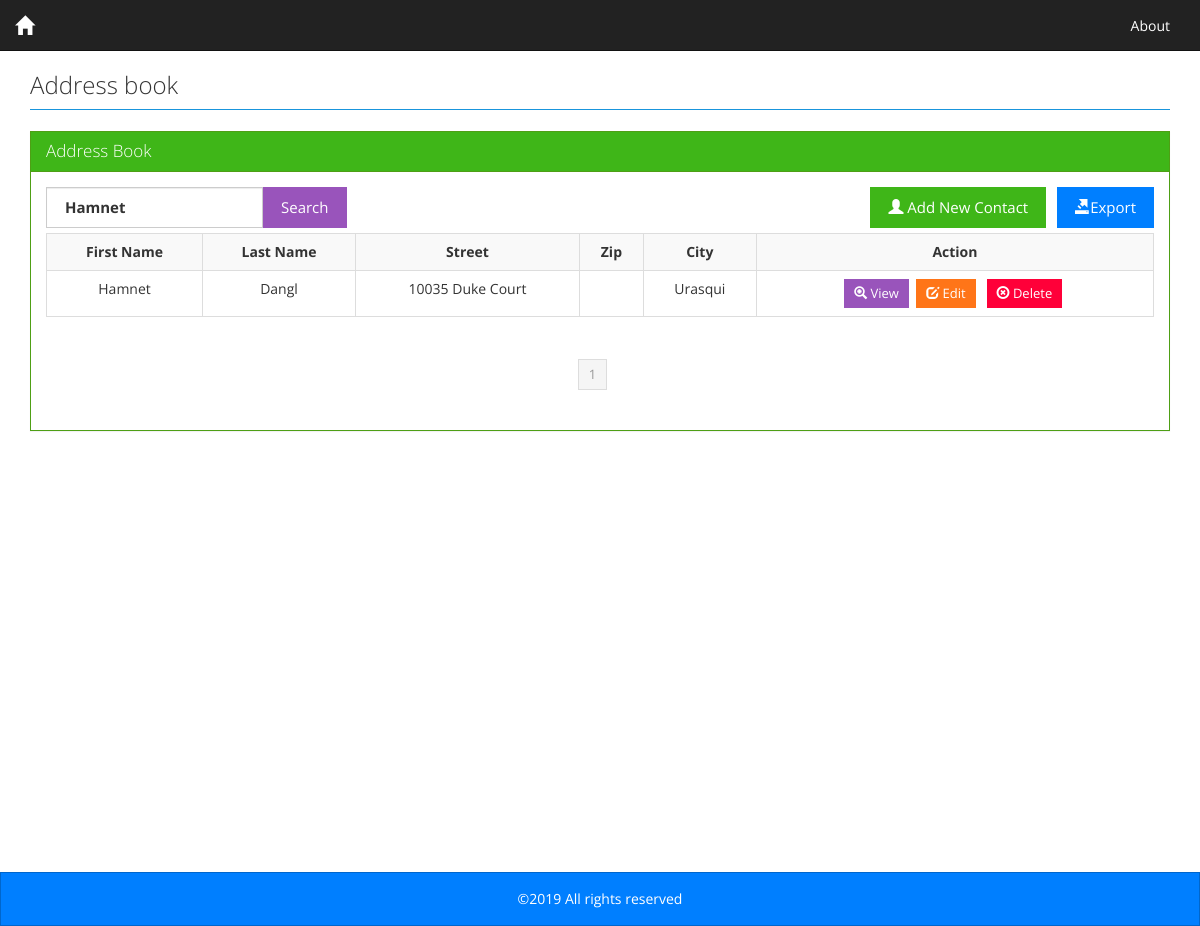
/index.php?keyword=Hamnet, run on the app's committed database.
### tables this page shows
CREATE TABLE `contacts` (
  `id` int(11) NOT NULL AUTO_INCREMENT,
  `first_name` varchar(255) NOT NULL,
  `last_name` varchar(255) NOT NULL,
  `street` varchar(255) DEFAULT NULL,
  `zip` varchar(255) DEFAULT NULL,
  `city` varchar(255) DEFAULT NULL,
  PRIMARY KEY (`id`)
);

### index.php (the view, shortened to what this page needs)
<?php
require_once './config.php';
include './header.php';
if (!(isset($_GET['pagenum']))) {
  $pagenum = 1;
} else {
  $pagenum = $_GET['pagenum'];
}
$page_limit = ($_GET["show"] <> "" && is_numeric($_GET["show"])) ? $_GET["show"] : 8;
try {
  $keyword = trim($_GET["keyword"]);
  if ($keyword <> "") {
    $sql = "SELECT * FROM contacts WHERE 1 AND "
      . " (first_name LIKE :keyword) ORDER BY first_name ";
    $stmt = $DB->prepare($sql);
    $stmt->bindValue(":keyword", $keyword . "%");
  } else {
    $sql = "SELECT * FROM contacts WHERE 1 ORDER BY first_name ";
    $stmt = $DB->prepare($sql);
  }
  $stmt->execute();
  $total_count = count($stmt->fetchAll());
  $last = ceil($total_count / $page_limit);
  $lower_limit = ($pagenum - 1) * $page_limit;
  $lower_limit = ($lower_limit < 0) ? 0 : $lower_limit;
  $sql2 = $sql . " limit " . ($lower_limit) . " ,  " . ($page_limit) . " ";
  $stmt = $DB->prepare($sql2);
  if ($keyword <> "") {
    $stmt->bindValue(":keyword", $keyword . "%");
  }
  $stmt->execute();
  $results = $stmt->fetchAll();
} catch (Exception $ex) {
  echo $ex->getMessage();
}
?>
<div class="row">
  <div class="panel panel-success">
    <div class="panel-heading">
      <h3 class="panel-title">Address Book</h3>
    </div>
    <div class="panel-body">
      <div class="col-lg-12" style="padding-left: 0; padding-right: 0;">
        <form action="index.php" method="get">
          <div class="col-lg-6 pull-left" style="padding-left: 0;">
            <span class="pull-left">
              <label class="col-lg-12 control-label" for="keyword" style="padding-right: 0;">
                <input type="text" value="<?php echo $_GET["keyword"]; ?>" placeholder="Search by first name" id="" class="form-control" name="keyword" style="height: 41px;">
              </label>
            </span>
            <button class="btn btn-info">Search</button>
          </div>
        </form>
        <div class="pull-right"><a href="contacts.php"><button class="btn btn-success"><span class="glyphicon glyphicon-user"></span> Add New Contact</button></a>
          &nbsp; <a href="download.php"><button class="btn btn-primary"><span class="glyphicon glyphicon-export"></span>Export</button></a>
        </div>
      </div>
      <div class="clearfix"></div>
      <?php if (count($results) > 0) { ?>
        <div class="table-responsive">
          <table class="table table-striped table-hover table-bordered ">
            <tbody>
              <tr>
                <th>First Name</th>
                <th>Last Name</th>
                <th>Street </th>
                <th>Zip </th>
                <th>City </th>
                <th>Action </th>
              </tr>
              <?php foreach ($results as $res) { ?>
                <tr>
                  <td><?php echo $res["first_name"]; ?></td>
                  <td><?php echo $res["last_name"]; ?></td>
                  <td><?php echo $res["street"]; ?></td>
                  <td><?php echo $res["zip"]; ?></td>
                  <td><?php echo $res["city"]; ?></td>
                  <td>
                    <a href="view_contacts.php?cid=<?php echo $res["id"]; ?>"><button class="btn btn-sm btn-info">
                        <span class="glyphicon glyphicon-zoom-in"></span> View</button></a>&nbsp;
                    <a href="contacts.php?m=update&cid=<?php echo $res["id"]; ?>&pagenum=<?php echo $_GET["pagenum"]; ?>">
                      <button class="btn btn-sm btn-warning"><span class="glyphicon glyphicon-edit"></span> Edit</button>
                    </a>&nbsp;
                    <a href="process_form.php?mode=delete&cid=<?php echo $res["id"]; ?>
                    &keyword=<?php echo $_GET["keyword"]; ?>&pagenum=<?php echo $_GET["pagenum"]; ?>" onclick="return confirm('Are you sure?')">
                      <button class="btn btn-sm btn-danger"><span class="glyphicon glyphicon-remove-circle"></span> Delete</button></a>&nbsp;
                  </td>
                </tr>
              <?php } ?>
            </tbody>
          </table>
        </div>
        <div class="col-lg-12 center">
          <ul class="pagination pagination-sm">
            <?php
              for ($i = 1; $i <= $last; $i++) {
                if ($i == $pagenum) {
                  ?>
                <li class="active"><a href="javascript:void(0);"><?php echo $i ?></a></li>
              <?php
                  } else {
                    ?>
                <li><a href="index.php?pagenum=<?php echo $i; ?>&keyword=<?php echo $_GET["keyword"]; ?>" class="links" onclick="displayRecords('<?php echo $page_limit; ?>', '<?php echo $i; ?>');"><?php echo $i ?></a></li>
            <?php
                }
              }
              ?>
          </ul>
        </div>
      <?php } else { ?>
        <div class="well well-lg">No contacts found.</div>
      <?php } ?>
    </div>
  </div>
</div>
<?php
include './footer.php';
?>

### assets/css/style.css (style rules this page uses)
html, body { height: 100%; }
body { font-size: 14px; line-height: 18px; }
.mainbody .row { margin: 0px; }
.panel-body { width: 100%; margin: 0 auto; }
.col-lg-12 { padding-left: 0; }
.table-bordered > thead > tr > th, .table-bordered > tbody > tr > th, .table-bordered > tfoot > tr > th, .table-bordered > thead > tr > td, .table-bordered > tbody > tr > td, .table-bordered > tfoot > tr > td { text-align: center; }
.center { float:none; margin: 0 auto; text-align: center; }

### data on the page
contacts: first_name "Hamnet", last_name "Dangl", street "10035 Duke Court", city "Urasqui"
